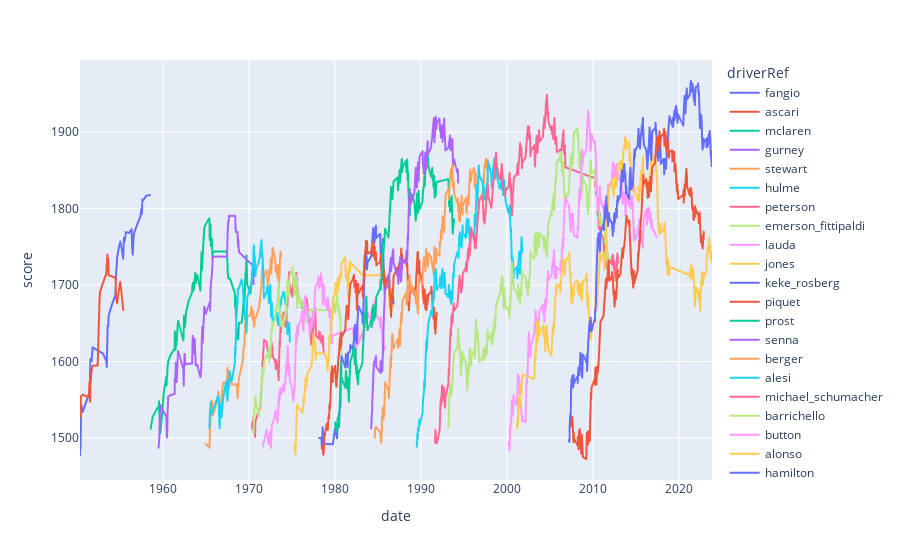

The notebook cell this image was saved under:
### Markdown cell above
## Data exploration

### Code cell
min_races = 2 * res_df.groupby("year")["round"].nunique().sort_values().iloc[0] # 2x shortest season

gott_df = res_df.sort_values(["year", "round", "score"], ascending=[True, True, False]).drop_duplicates(["year", "round"])
gott_days = gott_df["driverRef"].value_counts()
gott_drivers = set(gott_days[gott_days > min_races].index)
gott_df = res_df[res_df["driverRef"].isin(gott_drivers)].sort_values(["year", "round"])

px.line(gott_df, x="date", y="score", color="driverRef")
